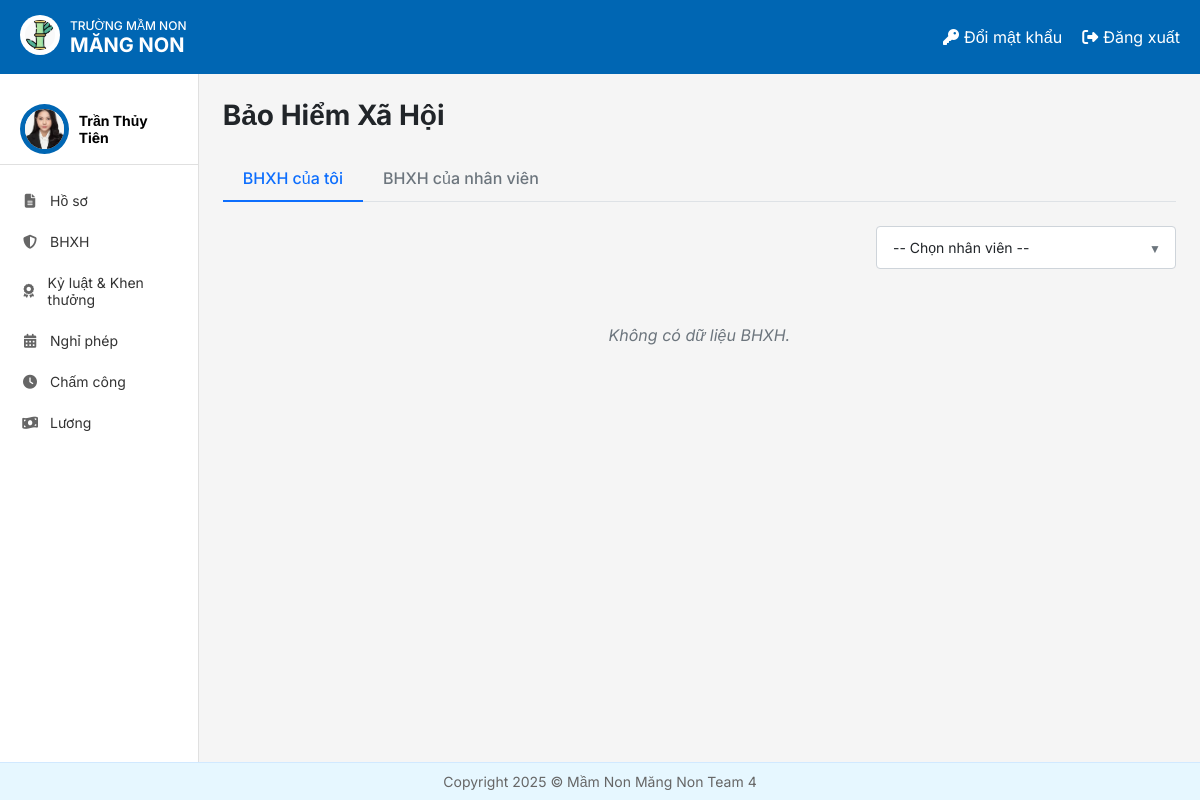
Before: /bhxhcuatoi/ (signed in) with the older database file.
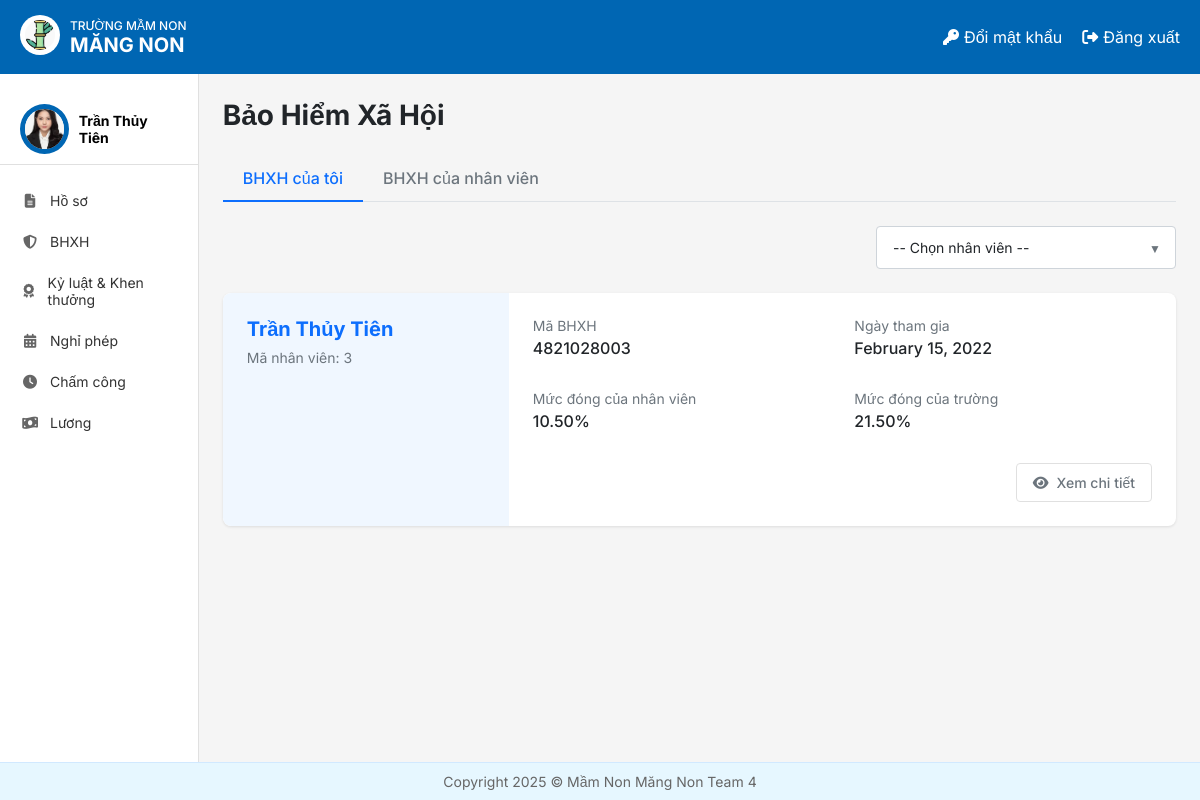
After: the same page with the newer database file.
### HOME/models.py (models this page shows, shortened)
class BHXH(models.Model):
   nhan_vien = models.ForeignKey(NhanVien, on_delete=models.CASCADE)
   ma_BHXH  = models.CharField(null=True,max_length=10,unique=True,
   validators=[RegexValidator(regex=r'^\d{10}$', message='Mã BHXH phải có đúng 10 chữ số')])
   nhan_vien_dong = models.DecimalField(max_digits=5, decimal_places=2, default=10.5)
   truong_dong = models.DecimalField(max_digits=5, decimal_places=2, default=21.5)
   thoi_gian_bat_dau = models.DateField(null=True)

class NhanVien(models.Model):
 user = models.OneToOneField(User, on_delete=models.CASCADE, unique=True, null=False, related_name='nhanvien_home')
 ten_nv = models.CharField(max_length=100)
 anh_ca_nhan = models.ImageField(upload_to='nhanvien/', null=True, blank=True)
 gioi_tinh = models.CharField(max_length=10, choices=[('2', 'Nam'), ('1', 'Nữ')],default='1')
 ngay_sinh = models.DateField(null=True)
 vi_tri_cong_viec = models.CharField(max_length=100, blank=True, null=True)
 to_phong_ban = models.CharField(max_length=50, choices=TO_PHONG_BAN_CHOICES)
 trinh_do_hoc_van = models.CharField(max_length=50, choices=TRINH_DO_HOC_VAN_CHOICES)
 chuyen_nganh = models.CharField(max_length=100, null=True)
 noi_dao_tao = models.CharField(max_length=100)
 nam_tn = models.IntegerField(null=True)
 ngay_cap = models.DateField(null=True)
 noi_cap = models.CharField(max_length=100)
 dia_chi_tam_tru = models.TextField(null=True)
 chuc_vu = models.CharField(max_length=150, null=True)
 so_dien_thoai = models.CharField(
     max_length=10,
     unique=True)
 email = models.EmailField(unique=True, max_length=50, null=True)
 so_cccd = models.CharField(
     max_length=12,
     unique=True
 )
 phu_caps = models.ManyToManyField(PhuCap, through='PhuCapNhanVien',blank=True)
 class Meta:
     db_table = 'HOME_nhanvien'

### BHXH/views.py (the view)
# urls.py: path('bhxhcuatoi/', bhxh_cua_toi, name='bhxh_me'),
@login_required
def bhxh_cua_toi(request):
    nhanvien = get_object_or_404(NhanVien, user=request.user)
    bhxh_list = None
    if nhanvien.vi_tri_cong_viec in ['Hiệu Trưởng', 'Hiệu phó chuyên môn', 'Hiệu phó hoạt động', 'Kế toán']:
        bhxh_list = BHXH.objects.filter(nhan_vien=nhanvien)
    return render(request, 'BHXH/BHXH.html', {'bhxh_list': bhxh_list, 'nhan_vien': nhanvien})

### templates/BHXH/BHXH.html (shortened to what this page needs)
{% extends 'home.html' %}
{% load static %}
{% block page_background %}
<link rel="stylesheet" href="{% static 'css/BHXH.css' %}">
<div class="bhxh-container">
    <div class="bhxh-header">
        <h2 class="bhxh-title">Bảo Hiểm Xã Hội</h2>
    </div>
    {% url 'bhxh_list' as url_all %}
    {% url 'bhxh_me' as url_me %}
    <ul class="bhxh-nav-tabs">
        <li class="bhxh-nav-item">
            <a class="bhxh-nav-link {% if request.path == url_me %}active{% endif %}" href="{{ url_me }}">BHXH của tôi</a>
        </li>
        <li class="bhxh-nav-item">
            <a class="bhxh-nav-link {% if request.path == url_all %}active{% endif %}" href="{{ url_all }}">BHXH của nhân viên</a>
        </li>
    </ul>
    <form method="get" class="bhxh-filter-form">
        <div class="bhxh-filter-row">
            <div class="bhxh-custom-select">
                <select name="nv_id" class="bhxh-form-select" onchange="this.form.submit()">
                    <option value="" {% if not selected_nv_id %}selected{% endif %}>-- Chọn nhân viên --</option>
                </select>
            </div>
        </div>
    </form>
    <div class="bhxh-list">
        {% for bh in bhxh_list %}
        <div class="bhxh-card">
            <div class="bhxh-card-body">
                <div class="bhxh-card-row">
                    <div class="bhxh-employee-info">
                       <h5 class="bhxh-employee-name">
                            <a href="{% url 'edit_bhxh' ma_nv=bh.nhan_vien.id %}" class="bhxh-link">
                                {{ bh.nhan_vien.ten_nv }}
                            </a>
                       </h5>
                        <p class="bhxh-text-muted">Mã nhân viên: {{ bh.nhan_vien.id }}</p>
                    </div>
                    <div class="bhxh-details">
                        <div class="bhxh-details-grid">
                            <div class="bhxh-detail-item">
                                <p class="bhxh-info-label">Mã BHXH</p>
                                <p class="bhxh-info-value">{{ bh.ma_BHXH }}</p>
                            </div>
                            <div class="bhxh-detail-item">
                                <p class="bhxh-info-label">Ngày tham gia</p>
                                <p class="bhxh-info-value">{{ bh.thoi_gian_bat_dau|date:"F j, Y" }}</p>
                            </div>
                            <div class="bhxh-detail-item">
                                <p class="bhxh-info-label">Mức đóng của nhân viên</p>
                                <p class="bhxh-info-value  ">{{ bh.nhan_vien_dong }}%</p>
                            </div>
                            <div class="bhxh-detail-item">
                                <p class="bhxh-info-label">Mức đóng của trường</p>
                                <p class="bhxh-info-value  ">{{ bh.truong_dong }}%</p>
                            </div>
                        </div>
                        <div class="bhxh-actions-bottom">
                           <a href="{% url 'info_bhxh' ma_nv=bh.nhan_vien.id %}" class="bhxh-btn bhxh-btn-outline-secondary">
                               <i class="fas fa-eye"></i> Xem chi tiết
                           </a>
                        </div>
                    </div>
                </div>
            </div>
        </div>
        {% empty %}
        <p class="bhxh-empty-message">Không có dữ liệu BHXH.</p>
        {% endfor %}
    </div>
</div>
{% endblock %}

Changed rows visible on the page:
now on this page (row edited): BHXH: nhan_vien.ten_nv "Trần Thủy Tiên", nhan_vien.id "3", ma_BHXH "4821028003", thoi_gian_bat_dau "February 15, 2022", nhan_vien_dong "10.50", truong_dong "21.50"
Other visible differences:
text no longer shown: "Không có dữ liệu BHXH."
